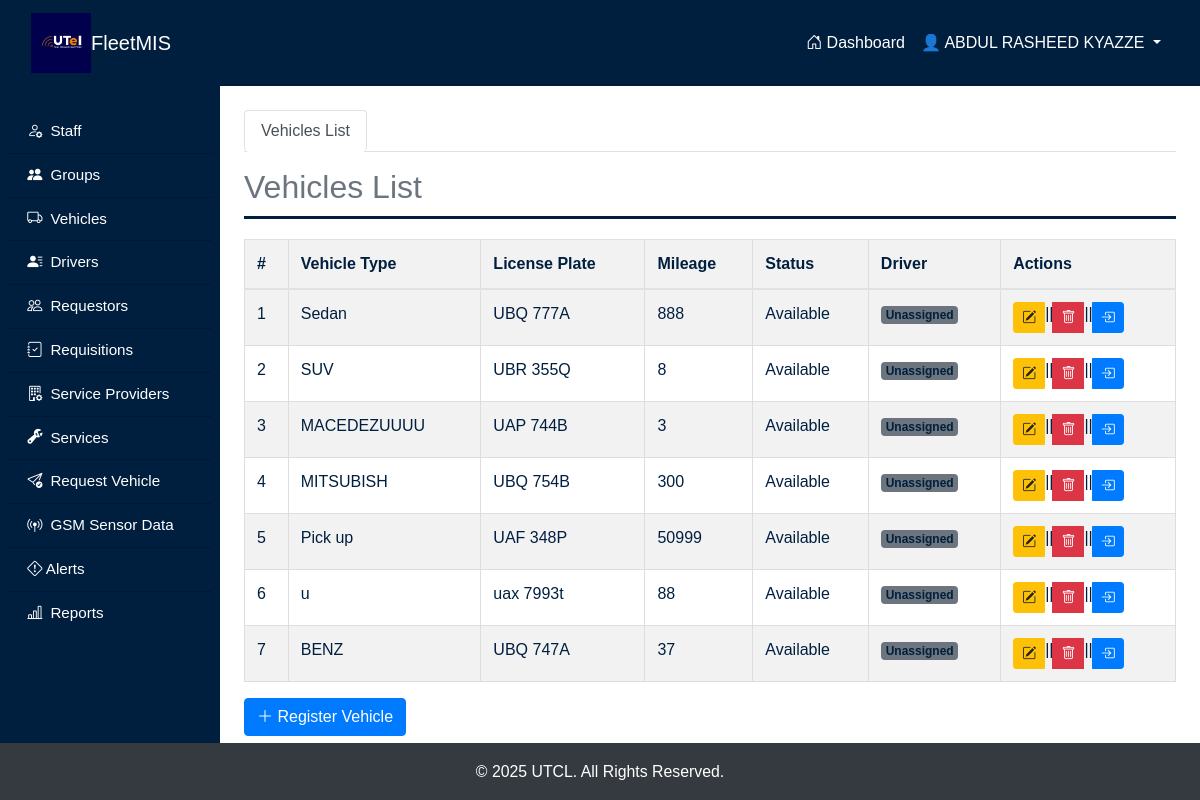
/vehicles/ (signed in), run on an earlier commit of the app's database.
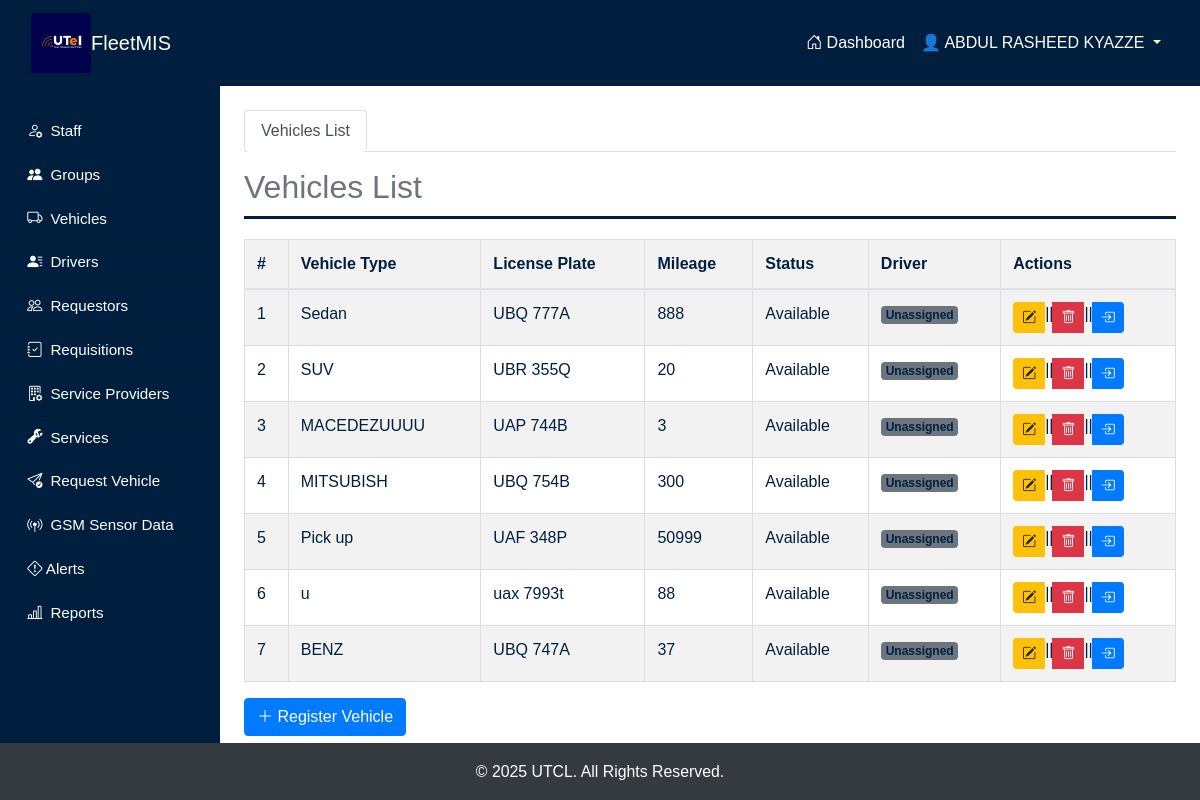
And on a later commit of the database.
### fleetApp/models.py (models this page shows, shortened)
class Vehicle(models.Model):
  ENGIN = [
    ("GAS", "Gasoline"),
    ("HYB", "Hybrid"),
    ("DIS", "Diesel"),
    ("ELE", "Electric")
  ]
  STATUS = [
    ("Available", "Available"),
    ("Allocated", "Allocated")
  ]
  VEHICLE_TYPE = [
        ("Saloon", "Saloon Car"),
        ("SUV", "SUV (Sport Utility Vehicle)"),
        ("Pickup", "Pickup Truck"),
        ("Truck", "Cargo Truck"),
        ("Motorcycle", "Motorcycle"),
        ("Van", "Van"),
        ("DoubleCab", "Double Cabin"),
  ]
  vehicle_plate = models.CharField(max_length=20, unique=True)
  vehicle_type = models.CharField(max_length=20, choices=VEHICLE_TYPE)
  mileage = models.PositiveIntegerField()
  engine_type = models.CharField(max_length=4, choices=ENGIN)
  status = models.CharField(max_length=9, choices=STATUS, default="Available")

### fleetApp/views.py (the view)
# urls.py: path('vehicles/', views.vehicle_view, name='vehicle'),
@login_required
def vehicle_view(request):
    vehicles = Vehicle.objects.all()
    drivers = Driver.objects.all()
    requests = Request.objects.filter(request_status="C").annotate(
        usage_summary=ExpressionWrapper(
            F('mileage_at_return') - F('mileage_at_assignment'),
            output_field=IntegerField()
        )
    )
    context = {
        'vehicles': vehicles,
        'requests': requests,
        'drivers': drivers,
    }
    return render(request, 'fleetApp/vehicle/vehicles.html', context)

### fleetApp/context_processors.py (called while the page is built)
def unread_alerts_count(request):
    if request.user.is_authenticated and request.user.groups.filter(name="FleetManagers").exists():
        count = Alert.objects.filter(priority_level="High").count()
        return {'unread_alerts_count': count}
    return {}

### fleetApp/templatetags/driver_tags.py (called while the page is built)
@register.filter
def get_driver_for_vehicle(drivers, vehicle):
    return drivers.filter(vehicle=vehicle).first()

### fleetApp/templatetags/group_tags.py (called while the page is built)
@register.filter(name='has_group')
def has_group(user, group_name):
    return user.groups.filter(name=group_name).exists()

### fleetApp/templates/fleetApp/vehicle/vehicles.html (shortened to what this page needs)
{% extends "main.html" %}
{% load crispy_forms_tags %}
{% load driver_tags %}
{% block content %}
<div class="containers">
    <ul class="nav nav-tabs mb-3" id="fleetTab" role="tablist">
        <li class="nav-item" role="presentation">
            <button class="nav-link active" id="vehicles-list-tab" data-bs-toggle="tab" data-bs-target="#vehicles-list" type="button" role="tab" aria-controls="vehicles-list" aria-selected="true">
                Vehicles List
            </button>
        </li>
    </ul>
    <div class="tab-content" id="fleetTabContent">
        <div class="tab-pane fade show active" id="vehicles-list" role="tabpanel" aria-labelledby="vehicles-list-tab">
            <h2 class="text-secondary">Vehicles List</h2>
            <table class="table table-striped">
                <thead>
                    <tr>
                        <th>#</th>
                        <th>Vehicle Type</th>
                        <th>License Plate</th>
                        <th>Mileage</th>
                        <th>Status</th>
                        <th>Driver</th>
                        <th>Actions</th>
                    </tr>
                </thead>
                <tbody>
                    {% for vehicle in vehicles %}
                    <tr>
                        <td>{{ forloop.counter }}</td>
                        <td>{{ vehicle.vehicle_type }}</td>
                        <td>{{ vehicle.vehicle_plate }}</td>
                        <td>{{ vehicle.mileage }}</td>
                        <td>{{ vehicle.status }}</td>
                        <td>
                            {% with drivers|get_driver_for_vehicle:vehicle as assigned_driver %}
                                {% if assigned_driver %}
                                    {{ assigned_driver.driver_name }}
                                {% else %}
                                    <span class="badge bg-secondary">Unassigned</span>
                                {% endif %}
                            {% endwith %}
                        </td>
                        <td>
                            <div class="btn-group" role="group" aria-label="Actions">
                                {% if vehicle.status != "Allocated" %}
                                    <a href="{% url 'edit_vehicle' vehicle.id %}" class="btn btn-sm btn-warning">
                                        <i class="bi bi-pencil-square"></i>
                                    </a> ||
                                    <a href="{% url 'delete_vehicle' vehicle.id %}" class="btn btn-sm btn-danger" onclick="return confirm('Are you sure you want to delete this vehicle?');">
                                        <i class="bi bi-trash"></i>
                                    </a> ||
                                {% endif %}
                                {% if vehicle.status == "Available" %}
                                    <a href="{% url 'allocate_vehicle' vehicle.id %}" class="btn btn-sm btn-primary">
                                        <i class="bi bi-box-arrow-in-right"></i>
                                    </a>
                                {% else %}
                                    <a href="{% url 'return_vehicle' vehicle.id %}" class="btn btn-sm btn-success">
                                        <i class="bi bi-arrow-repeat"></i>
                                    </a>
                                {% endif %}
                            </div>
                        </td>
                                            </tr>
                    {% endfor %}
                </tbody>
            </table>
            <a href="{% url 'add_vehicle' %}" class="btn btn-primary">
                <i class="bi bi-plus-lg"></i> Register Vehicle
            </a>
        </div>
    </div>
</div>
{% endblock %}

What changed in the data, as far as the page shows it:
changed Vehicle "SUV": mileage "8" → "20"
